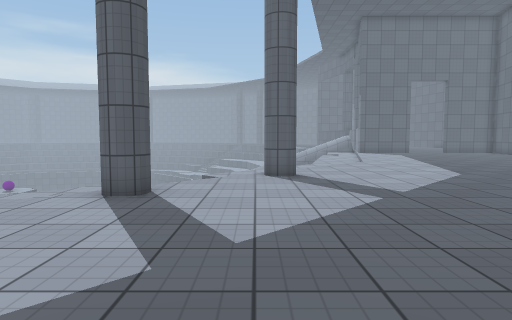
[1] (above)

24 first-person views from a walk through a 3-D level made in the Unity game engine. The camera is 1.2 m above the floor, tilts 4° down and sees 75° across. The floor is counted in squares, 1 m on a side. Each view is taken from the middle of a square. On the plan, view 1 faces up. The plan holds only what a view shows up to about 14 squares ahead; the rest is blank. The place goes on beyond the plan. The player is left out. Surface patterns are stand-ins for the level's own textures.

[2]
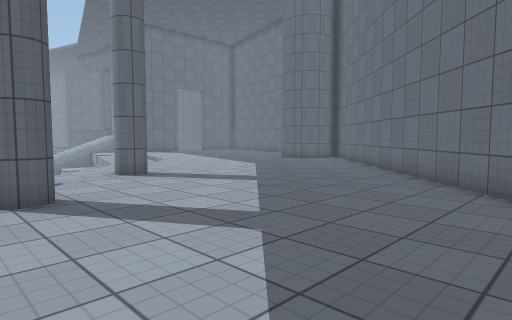

[3]
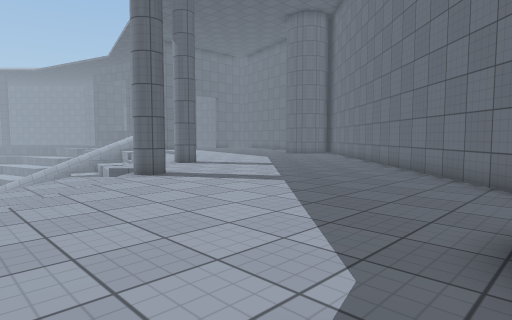

[4]
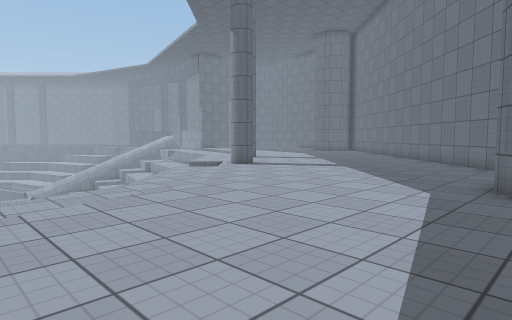

[5]
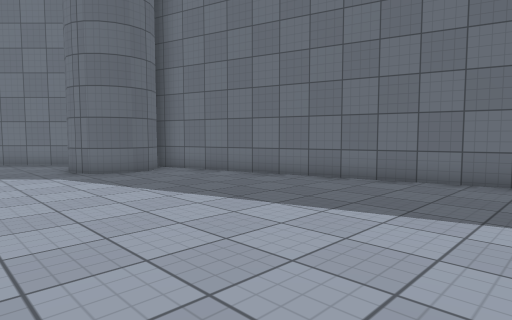

[6]
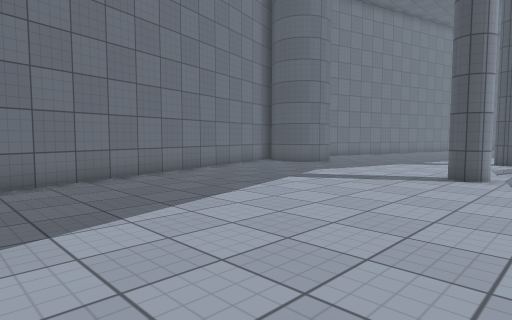

[7]
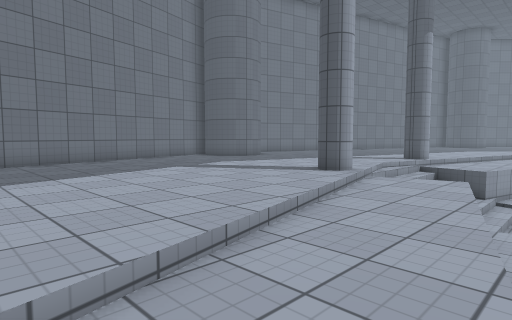

[8]
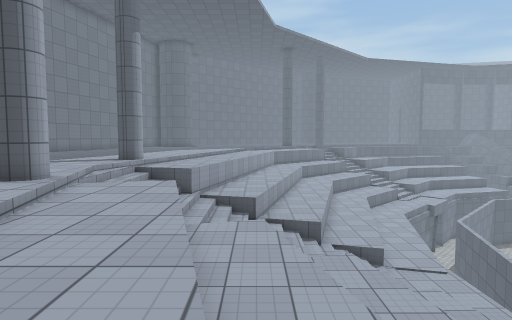

[9]
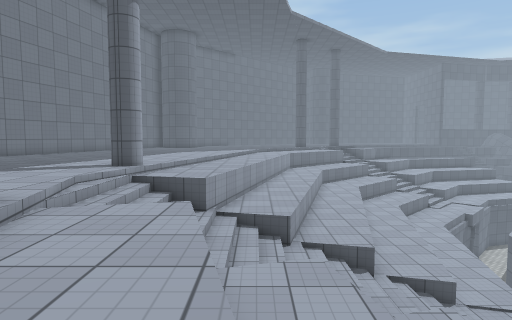

[10]
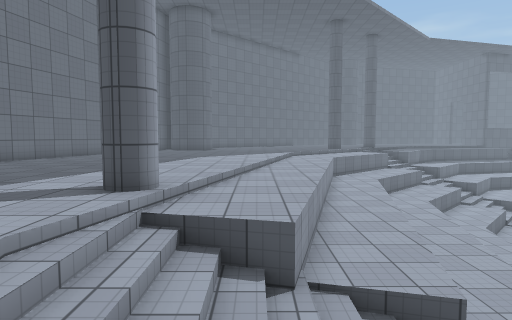

[11]
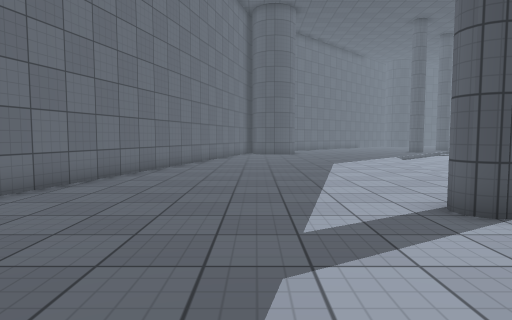

[12]
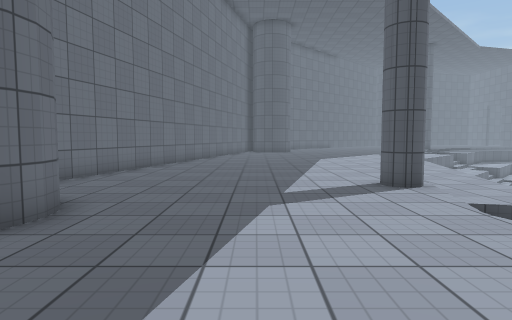

[13]
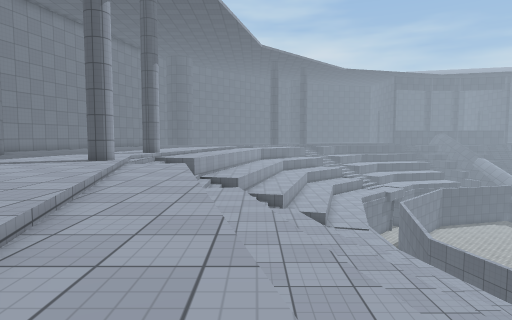

[14]
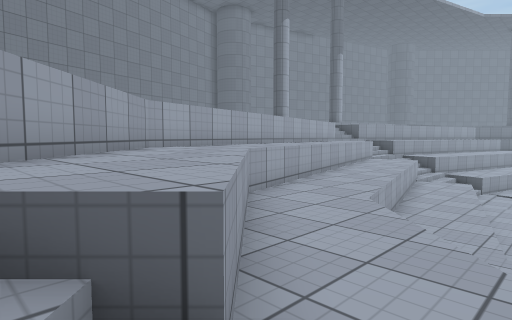

[15]
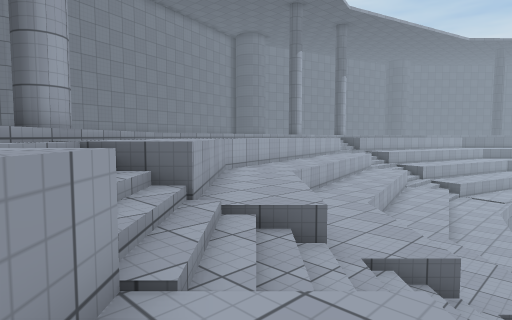

[16]
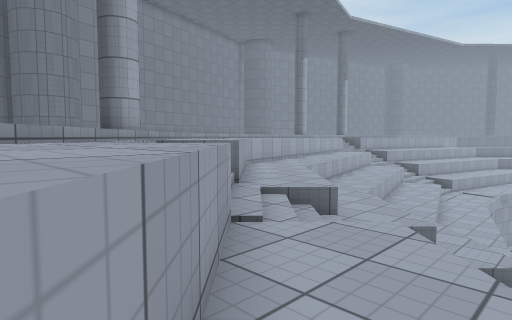

[17]
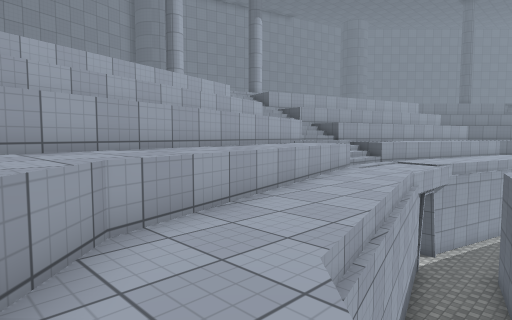

[18]
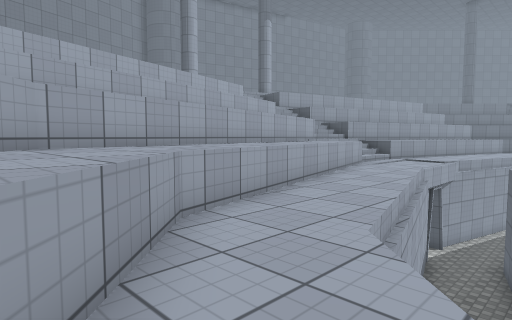

[19]
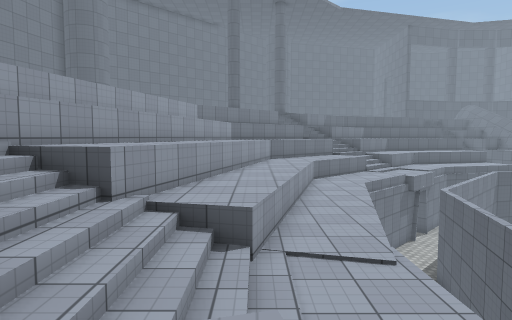

[20]
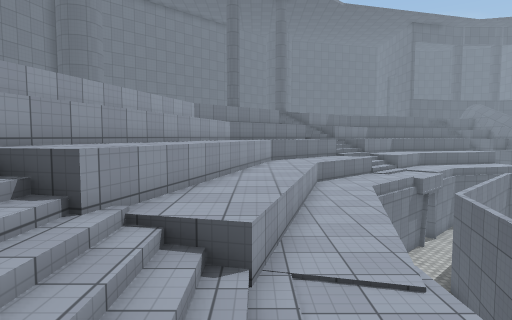

[21]
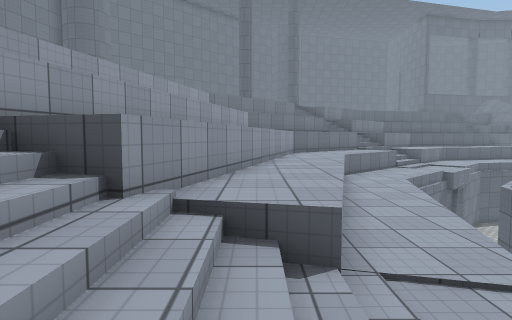

[22]
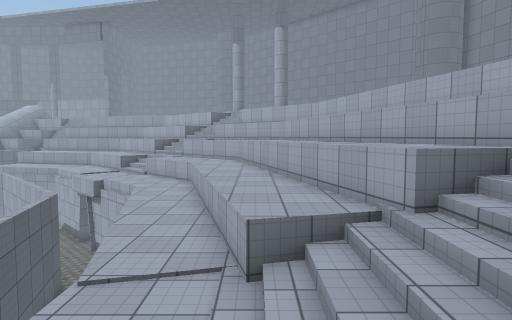

[23]
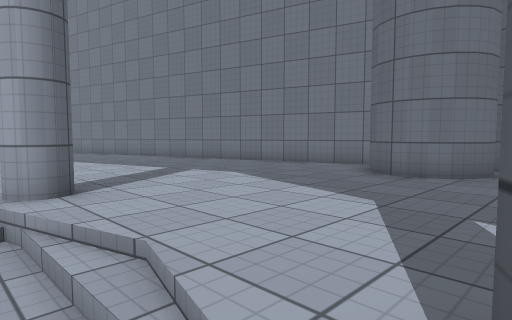

[24]
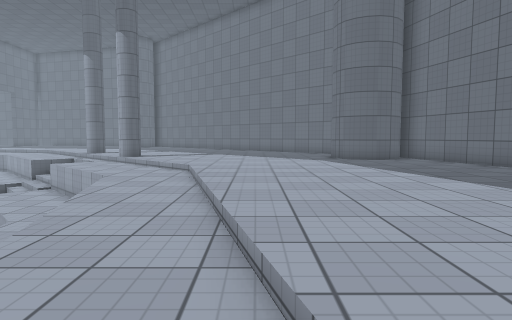

### Floor plan
Key: @ floor where view 1 was taken; # wall or solid block; x gap in a wall; . main floor; - floor 0.25 m lower than the main floor; _ floor 1.25 m lower than the main floor; < floor 2.25 m lower than the main floor; ( floor 3.25 m lower than the main floor; ! floor 4.25 m lower than the main floor; ? floor 8.25 m lower than the main floor; / step, stairs or slope; = window, fence, low wall or low ledge.
Columns run from 37 left of view 1 to 8 right of it. Each row starts with its distance up from view 1.
 16    ####           ####    !!          /
 15        ##     #          !!/=     =__/-
 14             ###??   ?##/!!/((/// /__/--
 13  !!!/     ????????#//!!!!/(((///////---/......
 12  !!!!!!!/ ????##/!!!!!!!=(((/<<=////-- .......
 11 ((/=!!!!!!!!!!!!!!!!==(((((/<<=_///////.......
 10 ((((((==!!!!!!!!==((((((((/<<=__/=///.#.......
  9  ==(((((((=////(((((((=/<<<<=___/-//.........
  8  <<</=((((/////(((==<<<<<<<=___/--/..........
  7 =<<<<<<<==////#=<<<<<<<<=/____/--/#...........
  6  __=<<<<<<////=<<<<<==_______/--/.............
  5  _____/=<</// /<==_______==----/.............#
  4  ==_______=// /_______=/------/.............##
  3  ----==___/////___==--------//.............##
  2  -------/=////x=--------//................##
  1  .///-----/// =-----///..................##
  0  .....//--/////////..................@..##
 -1  ........#/////#/......................##
 -2  .....................................##
 -3  ...............................###..##
 -4  ...............................#
 -5  ...............................#
 -6  ...............................##
 -7  ...........................#####
 -8 #.......................#####
 -9 ####.......###......#####
-10    #####.. #  ...####

Where each view was taken, in squares from view 1:
view 1: 0 up, 0 right, facing up
view 2: 0 up, 4 left, facing up-right
view 3: 3 down, 8 left, facing up-right
view 4: 4 down, 13 left, facing up-right
view 5: 1 up, 16 left, facing down-right
view 6: 1 up, 11 left, facing down-left
view 7: 4 up, 13 left, facing down-left
view 8: 4 up, 14 left, facing left
view 9: 3 up, 17 left, facing left
view 10: 1 up, 22 left, facing left
view 11: 5 down, 23 left, facing left
view 12: 5 down, 20 left, facing left
view 13: 5 up, 8 left, facing left
view 14: 13 up, 5 left, facing down-left
view 15: 15 up, 1 left, facing down-left
view 16: 16 up, 1 right, facing down-left
view 17: 16 up, 11 left, facing down-left
view 18: 16 up, 10 left, facing down-left
view 19: 9 up, 21 left, facing left
view 20: 9 up, 22 left, facing left
view 21: 8 up, 23 left, facing left
view 22: 9 up, 28 left, facing right
view 23: 0 up, 28 left, facing down-right
view 24: 1 up, 19 left, facing right
